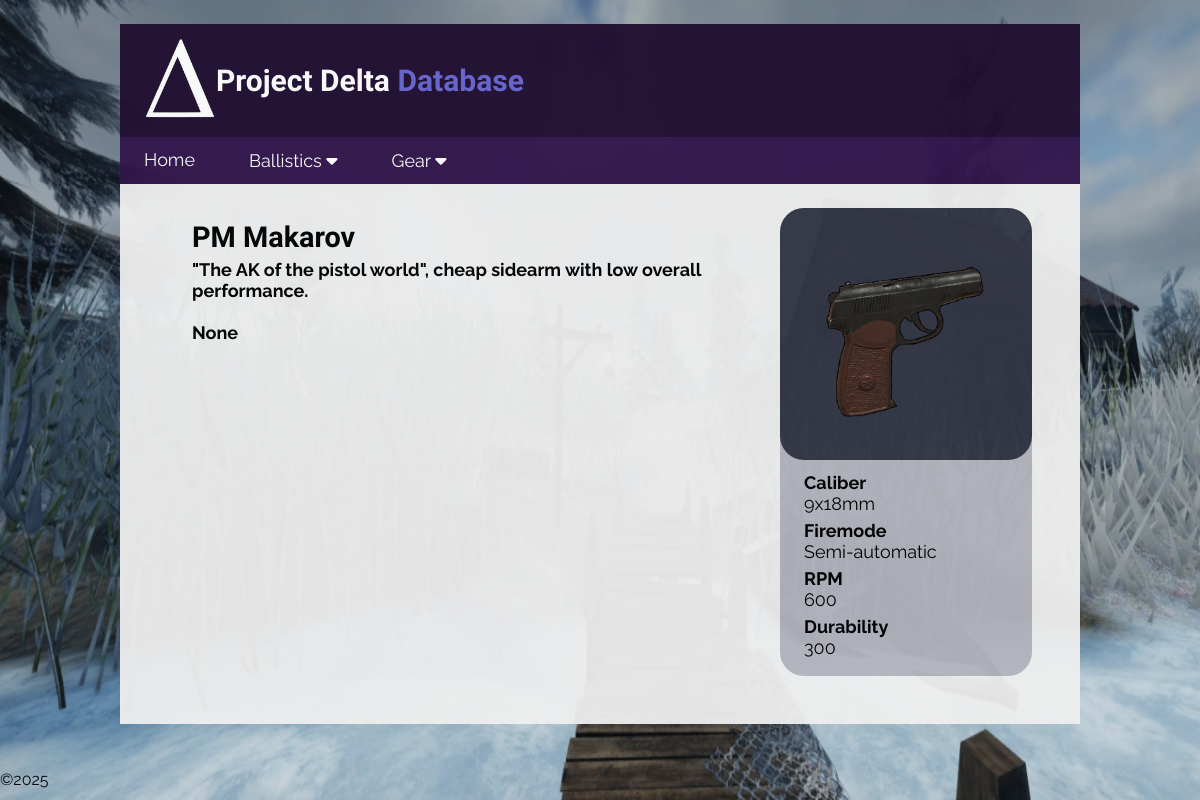
Screenshot of /weapon/3 with the database file from the repository.
### tables this page shows
CREATE TABLE weapons (id INTEGER PRIMARY KEY, name TEXT, type INTEGER, caliber_id INTEGER REFERENCES calibers (id), fire_mode TEXT, RPM INTEGER, durability INTEGER, description TEXT, image TEXT, long_desc TEXT);

CREATE TABLE calibers (id INTEGER PRIMARY KEY, name TEXT);

### Flask/routes.py (the view)
@app.route("/weapon/<int:id>")
def weapon(id):
    conn = sqlite3.connect('delta.db')
    cur = conn.cursor()
    cur.execute('''SELECT
    weapons.id,
    weapons.name,
    weapons.type,
    calibers.name AS caliber_name,
    weapons.fire_mode,
    weapons.RPM,
    weapons.durability,
    weapons.description,
    weapons.image,
    weapons.long_desc
FROM weapons
JOIN calibers ON weapons.caliber_id = calibers.id
WHERE weapons.id = ?''', (id,))
    results = cur.fetchall()[0]
    conn.close()
    return render_template('weapon.html', weapon=results, title=results[1])

### Flask/templates/weapon.html
{% extends "layout.html" %}
{% block content %}
<div class="topic">
    <div>
        <h3>{{weapon[1]}}</h3>
        <h5>{{weapon[7]}}
            <br> <br>
            {{weapon[9]}}
        </h5>
    </div>
        <div class="topic-box">
            <img src="/static/images/ballistics/weapons/{{weapon[8]}}" class="topic-icon">
            <a href="http://127.0.0.1:5000/ammunition?search={{weapon[3]}}">
                <h6 class="topic-row">Caliber <br> <span class="lighter">{{weapon[3]}}</span></h6>
            </a>
            <h6 class="topic-row">Firemode <br> <span class="lighter">{{weapon[4]}}</span></h6>
            <h6 class="topic-row">RPM <br> <span class="lighter">{{weapon[5]}}</span></h6>
            <h6 class="topic-row">Durability <br> <span class="lighter">{{weapon[6]}}</span></h6>
        </div>
</div>
{% endblock %}

### Flask/static/css/style.css (style rules this page uses)
body { background-image: url("../images/background.png"); background-repeat: no-repeat; background-attachment: fixed; background-size: 100% 100%; margin: 0; font-family: "Raleway"; }
.lighter { font-weight: lighter; }
a { color: black; text-decoration: none; display: inline-block; }
h3 { color: black; font-size: 2.4vw; margin-top: 1vw; margin-left: 2vw; font-family: 'Bungee'; }
h5 { color: black; font-size: 1.5vw; margin-top: auto; margin: -2vw 5vw 0 2vw; }
h6 { color: black; font-size: 1.5vw; text-align: left; margin: 0 0 0.5vw 2vw; transition-duration: 0.3s; }
.topic { display: flex; margin: 2vw 4vw 2vw 4vw; flex: 1 1 auto; }
.topic-box { display: flexbox; flex-direction: column; background-color: #b4b5be; border-radius: 2vw; padding-bottom: 1vw; }
.topic-icon { display: block; width: 15vw; height: 15vw; padding: 3vw; background-color: #343746; border-radius: 2vw; margin-bottom: 1vw; transition-duration: 0.3s; }
.topic-row { display: block }

### rows the page displays
weapons: name "PM Makarov", description "\"The AK of the pistol world\", cheap sidearm with low overall performance.", image (picture), fire_mode "Semi-automatic", RPM "600", durability "300"
calibers: name "9x18mm"

### other values shown
{{ weapon[9] }} "None"
